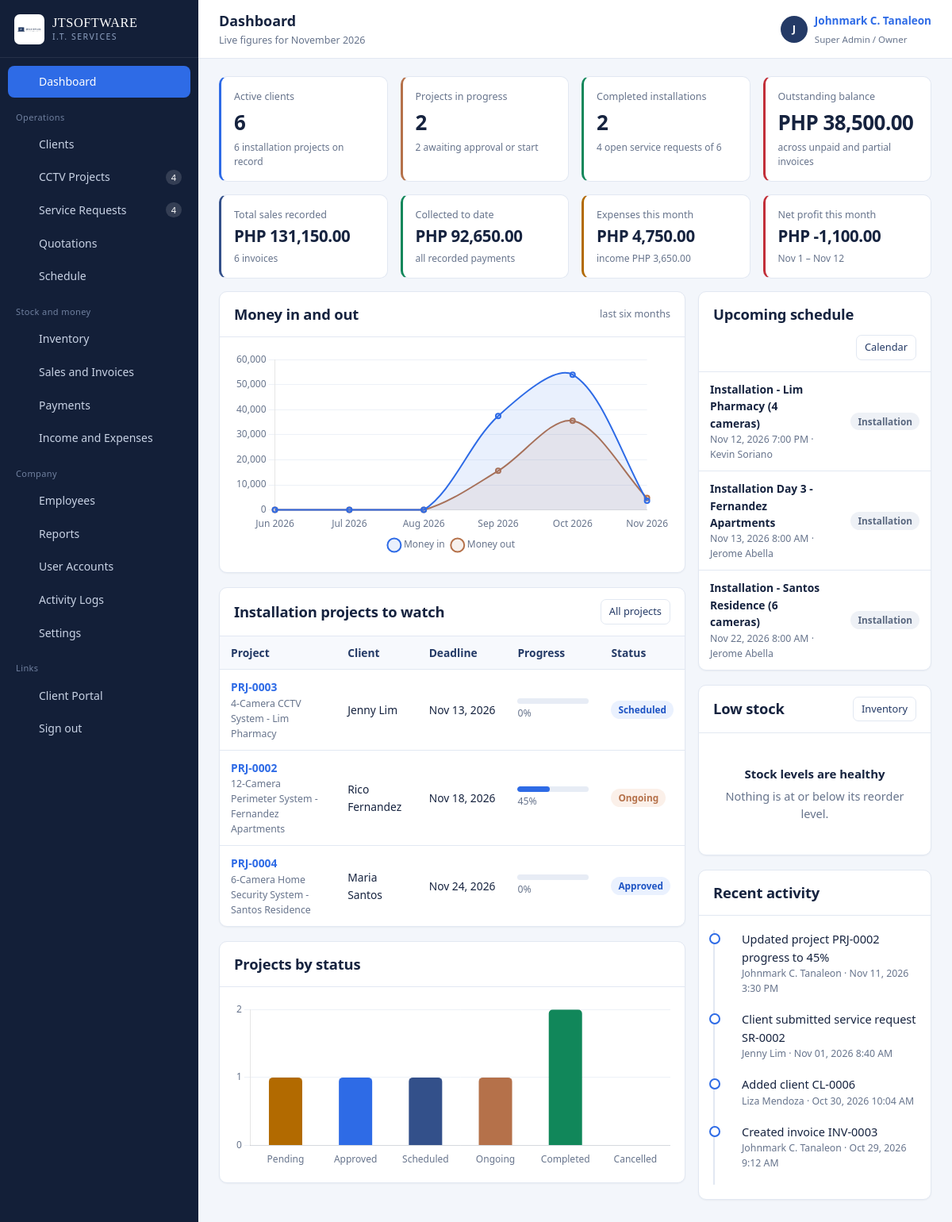
/dashboard.php (signed in), run on the app's committed database.
### tables this page shows
CREATE TABLE cctv_projects (
  id                INT AUTO_INCREMENT PRIMARY KEY,
  project_code      VARCHAR(20) NOT NULL UNIQUE,
  client_id         INT NOT NULL,
  title             VARCHAR(160) NOT NULL,
  location          VARCHAR(255) DEFAULT NULL,
  camera_count      INT NOT NULL DEFAULT 0,
  camera_specs      VARCHAR(255) DEFAULT NULL,
  recorder_type     ENUM('DVR','NVR','Hybrid','None') NOT NULL DEFAULT 'DVR',
  recorder_model    VARCHAR(120) DEFAULT NULL,
  storage_capacity  VARCHAR(60)  DEFAULT NULL,
  cable_details     VARCHAR(255) DEFAULT NULL,
  package_name      VARCHAR(120) DEFAULT NULL,
  installation_fee  DECIMAL(12,2) NOT NULL DEFAULT 0,
  equipment_cost    DECIMAL(12,2) NOT NULL DEFAULT 0,
  discount          DECIMAL(12,2) NOT NULL DEFAULT 0,
  total_cost        DECIMAL(12,2) NOT NULL DEFAULT 0,
  installation_date DATE DEFAULT NULL,
  deadline          DATE DEFAULT NULL,
  completed_at      DATE DEFAULT NULL,
  progress          INT NOT NULL DEFAULT 0,
  status            ENUM('Pending','Approved','Scheduled','Ongoing','Completed','Cancelled') NOT NULL DEFAULT 'Pending',
  customer_approved TINYINT(1) NOT NULL DEFAULT 0,
  approved_by_name  VARCHAR(120) DEFAULT NULL,
  approved_date     DATE DEFAULT NULL,
  notes             TEXT DEFAULT NULL,
  created_by        INT DEFAULT NULL,
  created_at        DATETIME NOT NULL DEFAULT CURRENT_TIMESTAMP,
  INDEX idx_proj_client (client_id),
  INDEX idx_proj_status (status),
  CONSTRAINT fk_proj_client FOREIGN KEY (client_id) REFERENCES clients(id) ON DELETE CASCADE,
  CONSTRAINT fk_proj_user FOREIGN KEY (created_by) REFERENCES users(id) ON DELETE SET NULL
);

CREATE TABLE clients (
  id             INT AUTO_INCREMENT PRIMARY KEY,
  client_code    VARCHAR(20)  NOT NULL UNIQUE,
  full_name      VARCHAR(140) NOT NULL,
  business_name  VARCHAR(140) DEFAULT NULL,
  client_type    ENUM('Residential','Commercial','Corporate') NOT NULL DEFAULT 'Residential',
  contact_number VARCHAR(40)  DEFAULT NULL,
  email          VARCHAR(120) DEFAULT NULL,
  address        VARCHAR(255) DEFAULT NULL,
  portal_username VARCHAR(60) DEFAULT NULL UNIQUE,
  portal_password VARCHAR(255) DEFAULT NULL,
  portal_enabled TINYINT(1) NOT NULL DEFAULT 0,
  notes          TEXT DEFAULT NULL,
  status         ENUM('active','inactive') NOT NULL DEFAULT 'active',
  created_at     DATETIME NOT NULL DEFAULT CURRENT_TIMESTAMP,
  INDEX idx_clients_name (full_name),
  INDEX idx_clients_type (client_type)
);

CREATE TABLE appointments (
  id                 INT AUTO_INCREMENT PRIMARY KEY,
  title              VARCHAR(160) NOT NULL,
  appointment_type   ENUM('Installation','Service','Site Survey','Meeting','Maintenance') NOT NULL DEFAULT 'Installation',
  client_id          INT DEFAULT NULL,
  project_id         INT DEFAULT NULL,
  service_request_id INT DEFAULT NULL,
  employee_id        INT DEFAULT NULL,
  start_datetime     DATETIME NOT NULL,
  end_datetime       DATETIME NOT NULL,
  location           VARCHAR(255) DEFAULT NULL,
  status             ENUM('Scheduled','Completed','Cancelled','Rescheduled') NOT NULL DEFAULT 'Scheduled',
  notes              TEXT DEFAULT NULL,
  created_by         INT DEFAULT NULL,
  created_at         DATETIME NOT NULL DEFAULT CURRENT_TIMESTAMP,
  INDEX idx_app_start (start_datetime),
  INDEX idx_app_emp (employee_id),
  CONSTRAINT fk_app_client FOREIGN KEY (client_id) REFERENCES clients(id) ON DELETE SET NULL,
  CONSTRAINT fk_app_proj FOREIGN KEY (project_id) REFERENCES cctv_projects(id) ON DELETE SET NULL,
  CONSTRAINT fk_app_sr FOREIGN KEY (service_request_id) REFERENCES service_requests(id) ON DELETE SET NULL,
  CONSTRAINT fk_app_emp FOREIGN KEY (employee_id) REFERENCES employees(id) ON DELETE SET NULL
);

CREATE TABLE employees (
  id             INT AUTO_INCREMENT PRIMARY KEY,
  employee_code  VARCHAR(20)  NOT NULL UNIQUE,
  full_name      VARCHAR(140) NOT NULL,
  position       VARCHAR(80)  DEFAULT NULL,
  department     VARCHAR(80)  DEFAULT NULL,
  contact_number VARCHAR(40)  DEFAULT NULL,
  email          VARCHAR(120) DEFAULT NULL,
  address        VARCHAR(255) DEFAULT NULL,
  hire_date      DATE DEFAULT NULL,
  daily_rate     DECIMAL(12,2) NOT NULL DEFAULT 0,
  is_technician  TINYINT(1) NOT NULL DEFAULT 0,
  user_id        INT DEFAULT NULL,
  status         ENUM('active','inactive') NOT NULL DEFAULT 'active',
  created_at     DATETIME NOT NULL DEFAULT CURRENT_TIMESTAMP,
  INDEX idx_emp_tech (is_technician),
  CONSTRAINT fk_emp_user FOREIGN KEY (user_id) REFERENCES users(id) ON DELETE SET NULL
);

CREATE TABLE activity_logs (
  id          INT AUTO_INCREMENT PRIMARY KEY,
  user_id     INT DEFAULT NULL,
  actor_type  ENUM('Staff','Client','System') NOT NULL DEFAULT 'Staff',
  actor_name  VARCHAR(120) DEFAULT NULL,
  module      VARCHAR(60) NOT NULL,
  action      VARCHAR(60) NOT NULL,
  reference_id INT DEFAULT NULL,
  description VARCHAR(255) DEFAULT NULL,
  ip_address  VARCHAR(45) DEFAULT NULL,
  created_at  DATETIME NOT NULL DEFAULT CURRENT_TIMESTAMP,
  INDEX idx_log_date (created_at),
  INDEX idx_log_user (user_id)
);

### dashboard.php (the view, shortened to what the rows shown need)
<?php
$byStatus       = [];
foreach (all('SELECT status, COUNT(*) c FROM cctv_projects GROUP BY status') as $r) {
    $byStatus[$r['status']] = (int)$r['c'];
}
$upcoming = all(
    'SELECT a.*, c.full_name AS client_name, e.full_name AS tech_name
     FROM appointments a
     LEFT JOIN clients c ON c.id = a.client_id
     LEFT JOIN employees e ON e.id = a.employee_id
     WHERE a.status = "Scheduled" AND a.start_datetime >= NOW()
     ORDER BY a.start_datetime ASC LIMIT 6'
);
$recentLogs = all('SELECT * FROM activity_logs ORDER BY created_at DESC, id DESC LIMIT 8');
$activeProjects = all(
    'SELECT p.*, c.full_name AS client_name FROM cctv_projects p
     JOIN clients c ON c.id = p.client_id
     WHERE p.status IN ("Scheduled","Ongoing","Approved") ORDER BY p.deadline ASC LIMIT 6'
);
$labels = $incomeSeries = $expenseSeries = [];
for ($i = 5; $i >= 0; $i--) {
    $start = date('Y-m-01', strtotime("-$i months"));
    $end   = date('Y-m-t', strtotime($start));
    $labels[] = date('M Y', strtotime($start));
    $incomeSeries[] = round(
        (float)scalar('SELECT COALESCE(SUM(amount),0) FROM payments WHERE payment_date BETWEEN ? AND ?', [$start, $end])
        + (float)scalar('SELECT COALESCE(SUM(amount),0) FROM incomes WHERE income_date BETWEEN ? AND ?', [$start, $end]), 2);
    $expenseSeries[] = round((float)scalar('SELECT COALESCE(SUM(amount),0) FROM expenses WHERE expense_date BETWEEN ? AND ?', [$start, $end]), 2);
}
$statusOrder  = ['Pending', 'Approved', 'Scheduled', 'Ongoing', 'Completed', 'Cancelled'];
$statusCounts = [];
foreach ($statusOrder as $s) {
    $statusCounts[] = $byStatus[$s] ?? 0;
}
include __DIR__ . '/includes/header.php';
?>
<div class="grid grid-sidebar">
  <div>
    <div class="card">
      <div class="card-head">
        <h2>Money in and out</h2>
      </div>
    </div>
    <div class="card">
      <div class="card-head">
        <h2>Installation projects to watch</h2>
      </div>
      <div class="card-body tight">
        <?php if (!$activeProjects): ?>
          <div class="empty"><strong>No active projects</strong>New installations will appear here.</div>
        <?php else: ?>
        <div class="table-wrap"><table class="data">
          <thead><tr><th>Project</th><th>Client</th><th>Deadline</th><th>Progress</th><th>Status</th></tr></thead>
          <tbody>
          <?php foreach ($activeProjects as $p): ?>
            <tr>
              <td>
                <a class="row-main" href="<?= e(base_url('project_view.php?id=' . $p['id'])) ?>"><?= e($p['project_code']) ?></a>
                <div class="row-sub"><?= e($p['title']) ?></div>
              </td>
              <td><?= e($p['client_name']) ?></td>
              <td class="nowrap"><?= fdate($p['deadline']) ?></td>
              <td>
                <div class="progress <?= $p['progress'] >= 100 ? 'done' : '' ?>"><span style="width:<?= (int)$p['progress'] ?>%"></span></div>
                <span class="row-sub"><?= (int)$p['progress'] ?>%</span>
              </td>
              <td><?= badge($p['status']) ?></td>
            </tr>
          <?php endforeach; ?>
          </tbody>
        </table></div>
        <?php endif; ?>
      </div>
    </div>
    <div class="card">
      <div class="card-head"><h2>Projects by status</h2></div>
    </div>
  </div>
  <div>
    <div class="card">
      <div class="card-head">
        <h2>Upcoming schedule</h2>
      </div>
      <div class="card-body tight">
        <?php if (!$upcoming): ?>
          <div class="empty"><strong>Nothing scheduled</strong>Book an installation or service visit from the calendar.</div>
        <?php else: ?>
          <table class="data"><tbody>
          <?php foreach ($upcoming as $a): ?>
            <tr>
              <td>
                <div class="row-main"><?= e($a['title']) ?></div>
                <div class="row-sub">
                  <?= fdatetime($a['start_datetime']) ?>
                  <?= $a['tech_name'] ? ' · ' . e($a['tech_name']) : '' ?>
                </div>
              </td>
              <td class="text-right"><?= badge($a['appointment_type']) ?></td>
            </tr>
          <?php endforeach; ?>
          </tbody></table>
        <?php endif; ?>
      </div>
    </div>
    <div class="card">
      <div class="card-head">
        <h2>Low stock</h2>
      </div>
    </div>
    <div class="card">
      <div class="card-head"><h2>Recent activity</h2></div>
      <div class="card-body">
        <ul class="timeline">
          <?php foreach ($recentLogs as $log): ?>
            <li>
              <div><?= e($log['description']) ?></div>
              <div class="t-meta"><?= e($log['actor_name'] ?: 'System') ?> · <?= fdatetime($log['created_at']) ?></div>
            </li>
          <?php endforeach; ?>
        </ul>
      </div>
    </div>
  </div>
</div>
<script>
Chart.defaults.font.family = '"Segoe UI", Roboto, system-ui, sans-serif';
Chart.defaults.color = '#67748C';
new Chart(document.getElementById('cashChart'), {
  type: 'line',
  data: {
    labels: <?= json_encode($labels) ?>,
    datasets: [
      { label: 'Money in', data: <?= json_encode($incomeSeries) ?>, borderColor: '#2E6BE6',
        backgroundColor: 'rgba(46,107,230,.10)', fill: true, tension: .32, borderWidth: 2, pointRadius: 3 },
      { label: 'Money out', data: <?= json_encode($expenseSeries) ?>, borderColor: '#B5714A',
        backgroundColor: 'rgba(181,113,74,.10)', fill: true, tension: .32, borderWidth: 2, pointRadius: 3 }
    ]
  },
  options: {
    maintainAspectRatio: false,
    plugins: { legend: { position: 'bottom', labels: { boxWidth: 12, usePointStyle: true } } },
    scales: {
      y: { beginAtZero: true, grid: { color: '#EDF1F7' },
           ticks: { callback: function (v) { return v.toLocaleString(); } } },
      x: { grid: { display: false } }
    }
  }
});
new Chart(document.getElementById('statusChart'), {
  type: 'bar',
  data: {
    labels: <?= json_encode($statusOrder) ?>,
    datasets: [{
      label: 'Projects',
      data: <?= json_encode($statusCounts) ?>,
      backgroundColor: ['#B26A00', '#2E6BE6', '#33508A', '#B5714A', '#11875A', '#94A3B8'],
      borderRadius: 5, maxBarThickness: 42
    }]
  },
  options: {
    maintainAspectRatio: false,
    plugins: { legend: { display: false } },
    scales: { y: { beginAtZero: true, ticks: { precision: 0 }, grid: { color: '#EDF1F7' } }, x: { grid: { display: false } } }
  }
});
</script>
<?php include __DIR__ . '/includes/footer.php'; ?>

### config/config.php (shortened to what the rows shown need)
<?php
require_once __DIR__ . '/database.php';
function base_url(string $path = ''): string
{
    static $base = null;
    if ($base === null) {
        $script = str_replace('\\', '/', dirname($_SERVER['SCRIPT_NAME'] ?? '/'));
        $base = rtrim($script, '/');
    }
    return $base . '/' . ltrim($path, '/');
}
function e($value): string
{
    return htmlspecialchars((string)$value, ENT_QUOTES, 'UTF-8');
}
function fdate($date, string $format = 'M d, Y'): string
{
    return date($format, strtotime((string)$date));
}
function fdatetime($value): string
{
    return fdate($value, 'M d, Y g:i A');
}
function badge(string $status): string
{
    $map = [
        'Pending' => 'warn', 'New' => 'info', 'Draft' => 'muted', 'Unpaid' => 'danger',
        'Approved' => 'info', 'Sent' => 'info', 'Assigned' => 'info', 'Scheduled' => 'info',
        'Ongoing' => 'accent', 'In Progress' => 'accent', 'Partial' => 'warn', 'On Hold' => 'warn',
        'Completed' => 'ok', 'Paid' => 'ok', 'Converted' => 'ok', 'active' => 'ok', 'Present' => 'ok',
        'Cancelled' => 'muted', 'Rejected' => 'danger', 'Expired' => 'muted', 'inactive' => 'muted',
        'Absent' => 'danger', 'Late' => 'warn', 'Urgent' => 'danger', 'High' => 'warn',
        'Normal' => 'info', 'Low' => 'muted', 'Field Work' => 'accent', 'Leave' => 'muted',
        'Half Day' => 'warn', 'Rescheduled' => 'warn',
    ];
    $class = $map[$status] ?? 'muted';
    return '<span class="badge badge-' . $class . '">' . e($status) . '</span>';
}

### data on the page
cctv_projects: project_code "PRJ-0003", title "4-Camera CCTV System - Lim Pharmacy", client.full_name "Jenny Lim", deadline "Nov 13, 2026", progress "0", status "Scheduled"
cctv_projects: project_code "PRJ-0002", title "12-Camera Perimeter System - Fernandez Apartments", client.full_name "Rico Fernandez", deadline "Nov 18, 2026", progress "45", status "Ongoing"
cctv_projects: project_code "PRJ-0004", title "6-Camera Home Security System - Santos Residence", client.full_name "Maria Santos", deadline "Nov 24, 2026", progress "0", status "Approved"
appointments: title "Installation - Lim Pharmacy (4 cameras)", start_datetime "Nov 12, 2026 7:00 PM", employee.full_name "Kevin Soriano", appointment_type "Installation"
appointments: title "Installation Day 3 - Fernandez Apartments", start_datetime "Nov 13, 2026 8:00 AM", employee.full_name "Jerome Abella", appointment_type "Installation"
appointments: title "Installation - Santos Residence (6 cameras)", start_datetime "Nov 22, 2026 8:00 AM", employee.full_name "Jerome Abella", appointment_type "Installation"
activity_logs: description "Updated project PRJ-0002 progress to 45%", actor_name "Johnmark C. Tanaleon", created_at "Nov 11, 2026 3:30 PM"
activity_logs: description "Client submitted service request SR-0002", actor_name "Jenny Lim", created_at "Nov 01, 2026 8:40 AM"
activity_logs: description "Added client CL-0006", actor_name "Liza Mendoza", created_at "Oct 30, 2026 10:04 AM"
activity_logs: description "Created invoice INV-0003", actor_name "Johnmark C. Tanaleon", created_at "Oct 29, 2026 9:12 AM"

### other printed values
$label "Dashboard Clients CCTV Projects Service Requests Quotations Schedule Inventory Sales and Invoices Payments Income and Expenses Employees Reports User Accounts Activity Logs Settings"
$count "4 4"
$pageTitle "Dashboard"
$pageSub "Live figures for November 2026"
mb_substr($u['full_name'], 0, 1) "J"
$u['full_name'] "Johnmark C. Tanaleon"
$u['role_name'] "Super Admin / Owner"
$totalClients "6"
$totalProjects "6"
$ongoingProjects + $scheduledProjects "2"
$pendingProjects "2"
$completedProjects "2"
$openRequests "4"
$totalRequests "6"
money($outstanding) "PHP 38,500.00"
